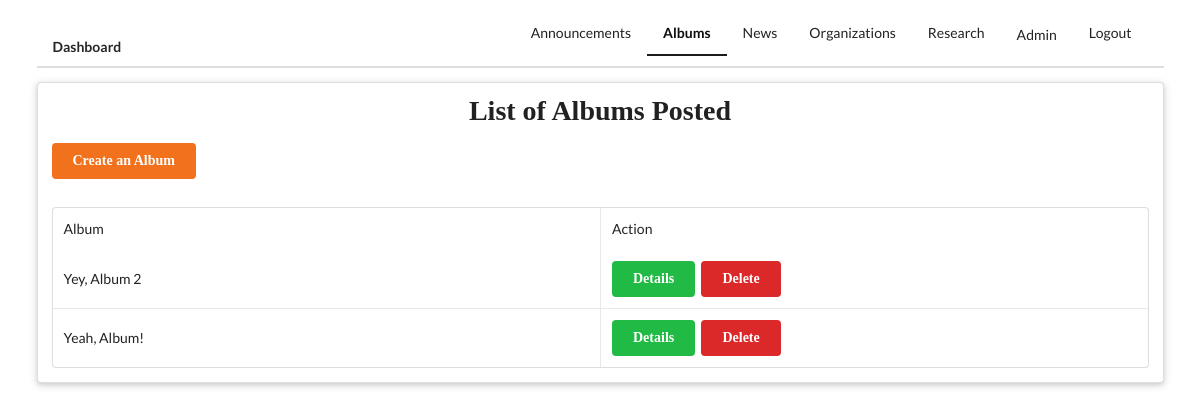
/staff/albums/ (signed in), run on an earlier commit of the app's database.
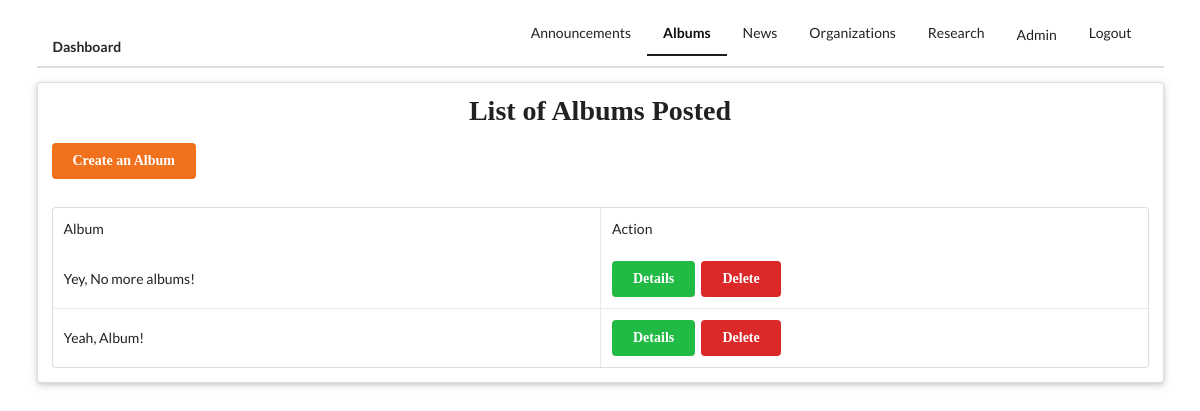
And on a later commit of the database.
### album/models.py (models this page shows, shortened)
class Album(models.Model):
    title = models.CharField(max_length=120, unique=True)
    description = models.CharField(max_length=300)
    date = models.DateTimeField(default=timezone.now)
    slug = models.SlugField(allow_unicode=True, unique=True, blank=True)

### album/views.py (the view)
# urls.py: path('albums/', album_views.AlbumListView.as_view(), name="albums"),
class AlbumListView(LoginRequiredMixin, ListView):
    redirect_field_name = 'album/albums.html'
    model = Album
    context_object_name = 'albums'
    def get_queryset(self):
        return Album.objects.order_by('-date')

### album/templates/album/album_list.html
{% extends 'staff/base_staff.html' %}
{% block album %}
  active
{% endblock %}
{% block main_content %}
  <div class="ui raised segment">
    <div class="ui grid">
      <div class="row">
        <div class="column">
          <h1 class="ui centered header">List of Albums Posted</h1>
          <a href="{% url 'staff:create_album' %}" class="ui orange button">Create an Album</a>
        </div>
      </div>
      <div class="row">
        <div class="column">
          <table class="ui two column celled table">
            <thead>
              <tr>
                <td>Album</td>
                <td>Action</td>
              </tr>
            </thead>
            <tbody>
              {% for album in albums %}
              <tr>
                  <td>{{ album.title }}</td>
                  <td>
                    <a href="{% url 'staff:photos' album=album.slug %}" class="ui green button">Details</a>
                    <a href="{% url 'staff:album_delete' pk=album.pk %}" class="ui red button">Delete</a>
                  </td>
              </tr>
              {% endfor %}
            </tbody>
          </table>
        </div>
      </div>
    </div>
  </div>
{% endblock %}

What changed in the data, as far as the page shows it:
removed Album: title "Yey, Album 2"
added Album: title "Yey, No more albums!"
